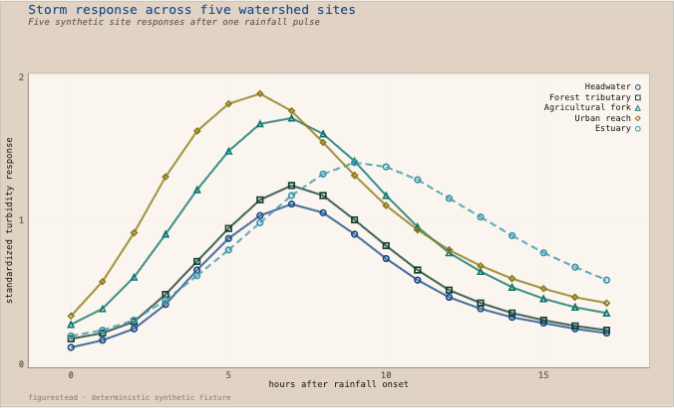
#> input picture specimen-study/evidence/individual/watershed_storm_response.png, 674 x 408 px, found by its file name
$ python generate_candidates.py
#> lines starting #> are read from the running program, lines starting #| are printed output that depends on the picture
#!/usr/bin/env python3
"""Generate deterministic Figurestead GitHub social-preview A/B candidates."""

from __future__ import annotations

import hashlib
import json
from pathlib import Path
import platform
import shutil

from PIL import Image, ImageDraw, ImageFont, __version__ as pillow_version


ROOT = Path(__file__).resolve().parents[2]
STUDY = ROOT / "docs" / "social-preview-study"
BASELINE = ROOT / "docs" / "assets" / "readme" / "github-social-preview-candidate.png"
SELECTED = ROOT / "docs" / "assets" / "readme" / "github-social-preview.png"
EVIDENCE = ROOT / "specimen-study" / "evidence" / "corpus-v0.2" / "individual"
SOURCES = {
    "watershed": EVIDENCE / "watershed_storm_response.png",
    "circadian": EVIDENCE / "circadian_phase_shift.png",
    "calibration": EVIDENCE / "instrument_calibration.png",
    "seasonal": EVIDENCE / "paired_seasonal_distributions.png",
    "coverage": EVIDENCE / "field_sampling_coverage.png",
}
FONTS = {
    "wordmark": Path("/System/Library/Fonts/Supplemental/Georgia Bold.ttf"),
    "sans": Path("/System/Library/Fonts/Supplemental/Arial.ttf"),
    "sans-bold": Path("/System/Library/Fonts/Supplemental/Arial Bold.ttf"),
    "mono": Path("/System/Library/Fonts/Supplemental/Andale Mono.ttf"),
}

CANVAS = (1280, 640)
PAPER = "#F1EEE5"
INK = "#152023"
MUTED = "#526064"
RULE = "#BEBDB5"


def sha256(path: Path) -> str:
    return hashlib.sha256(path.read_bytes()).hexdigest()


def font(name: str, size: int) -> ImageFont.FreeTypeFont:
    return ImageFont.truetype(str(FONTS[name]), size=size)


def fit(source: Image.Image, size: tuple[int, int]) -> Image.Image:
    """Proportionally fit an accepted full frame into an exact box."""
    target_width, target_height = size
    scale = min(target_width / source.width, target_height / source.height)
    dimensions = (round(source.width * scale), round(source.height * scale))
    return source.resize(dimensions, Image.Resampling.LANCZOS)


def place_frame(canvas: Image.Image, source_key: str, box: tuple[int, int, int, int]) -> dict:
    left, top, width, height = box
    with Image.open(SOURCES[source_key]) as source:
        source.load()
        rendered = fit(source, (width, height))
        x = left + (width - rendered.width) // 2
        y = top + (height - rendered.height) // 2
        canvas.paste(rendered, (x, y))
    draw = ImageDraw.Draw(canvas)
    draw.rectangle((x, y, x + rendered.width - 1, y + rendered.height - 1), outline=RULE, width=1)
    return {
        "sourceKey": source_key,
        "sourcePath": SOURCES[source_key].relative_to(ROOT).as_posix(),
        "sourceSha256": sha256(SOURCES[source_key]),
        "sourceCrop": [0, 0, 674, 408],
        "destinationBox": [x, y, rendered.width, rendered.height],
        "transform": "proportional Lanczos scaling; full accepted frame retained",
    }


def identity(draw: ImageDraw.ImageDraw, *, title_xy: tuple[int, int], title_size: int, descriptor_xy: tuple[int, int], descriptor: str, descriptor_size: int = 23) -> None:
    draw.text(title_xy, "Figurestead", font=font("wordmark", title_size), fill=INK)
    draw.text(descriptor_xy, descriptor, font=font("sans", descriptor_size), fill=MUTED, spacing=7)


# [4 lines left out: function save, not called in this run]


def candidate_b() -> tuple[Path, list[dict]]:
    canvas = Image.new("RGB", CANVAS, PAPER)
    draw = ImageDraw.Draw(canvas)
    draw.text((34, 42), "SCIENTIFIC FIGURE SYSTEM", font=font("mono", 13), fill=MUTED)
    identity(
        draw,
        title_xy=(30, 72),
        title_size=46,
        descriptor_xy=(34, 164),
        descriptor="Scientific figures\nfor Python + browser",
        descriptor_size=24,
    )
    draw.line((334, 32, 334, 608), fill=RULE, width=2)
    draw.text((34, 542), "DETERMINISTIC · INSPECTABLE", font=font("mono", 12), fill=MUTED)
    placements = [
        place_frame(canvas, "watershed", (365, 35, 430, 260)),
        place_frame(canvas, "circadian", (819, 35, 430, 260)),
        place_frame(canvas, "calibration", (365, 345, 430, 260)),
        place_frame(canvas, "coverage", (819, 345, 430, 260)),
    ]
    return save(canvas, "candidate-b-four-family-rail.png"), placements


# [80 lines left out: functions candidate_c, candidate_d, contact_sheet, small_preview_strip, image_record, not called in this run]


def main() -> int:
    STUDY.mkdir(parents=True, exist_ok=True)
    path_b, placements_b = candidate_b()
#> in candidate_b, `canvas = Image.new("RGB", CANVAS, PAPER)`:
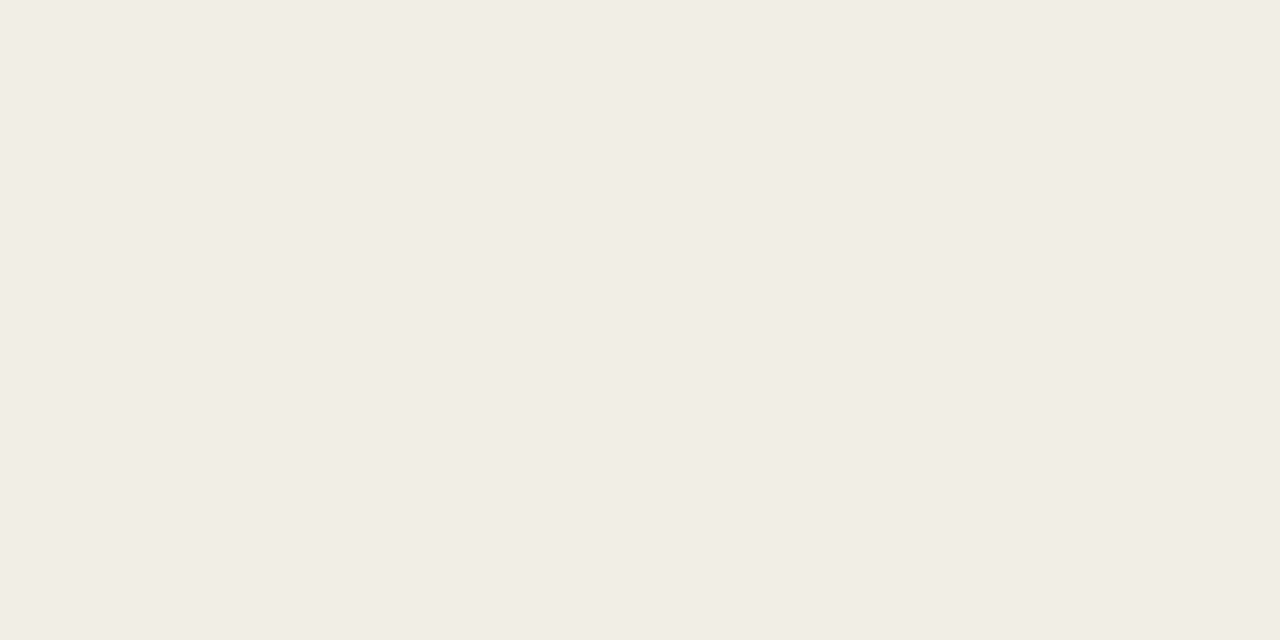
#> canvas: PIL image 1280x640 RGB; mean R, G, B 241, 238, 229
#> in place_frame, source is the input picture: PIL image 674x408 RGB; mean R, G, B 234.2, 228.2, 218.8
#> in fit, `return source.resize(dimensions, Image.Resampling.LANCZOS)`:
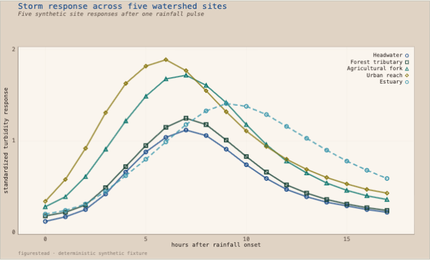
#> returned value: PIL image 430x260 RGB; mean R, G, B 234.1, 228.2, 218.7
#> in place_frame, `canvas.paste(rendered, (x, y))`:
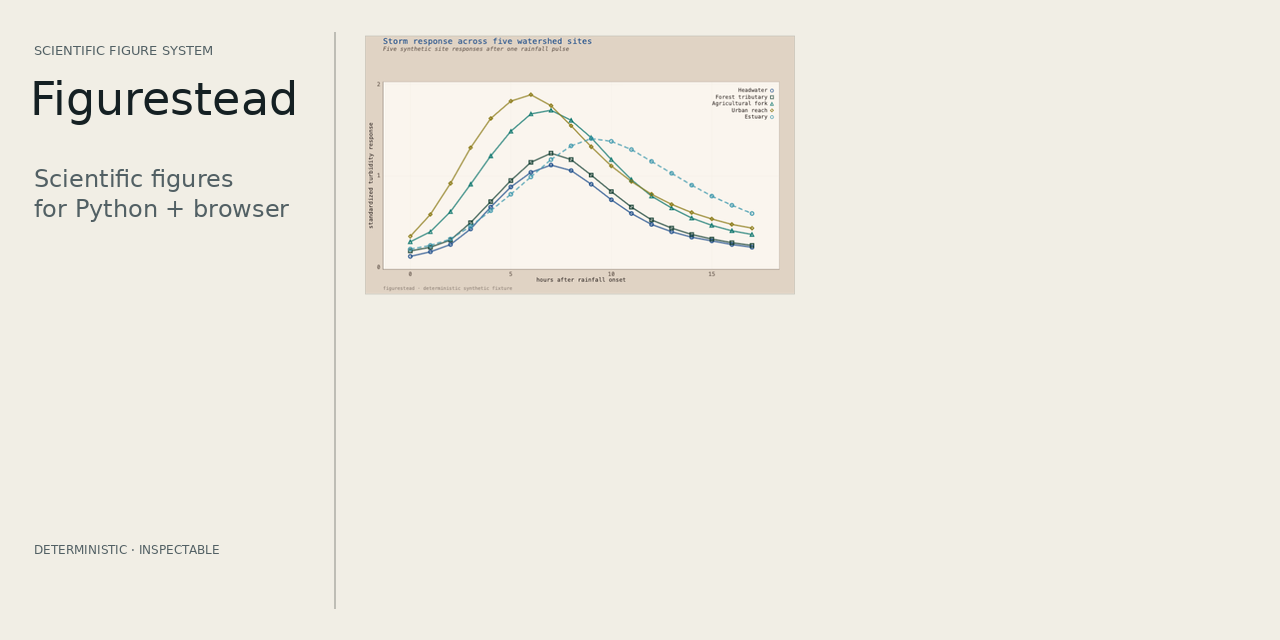
#> canvas: PIL image 1280x640 RGB; mean R, G, B 238.6, 235.3, 226.4
#> call 2 of place_frame, with source_key = 'circadian', box = (819, 35, 430, 260)
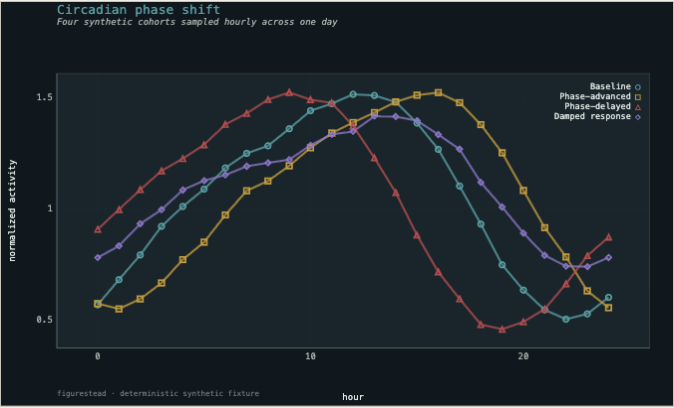
#> input picture specimen-study/evidence/individual/circadian_phase_shift.png, 674 x 408 px, found by its file name
#> in place_frame, source is the input picture: PIL image 674x408 RGB; mean R, G, B 28.8, 37.9, 42.7
#> call 2 of fit, with size = (430, 260)
#> in fit (call 2), `return source.resize(dimensions, Image.Resampling.LANCZOS)`:
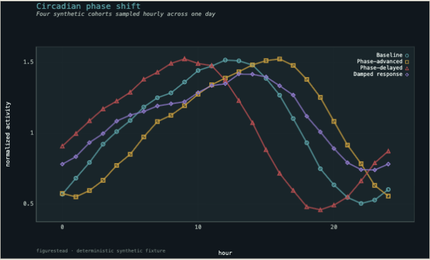
#> returned value: PIL image 430x260 RGB; mean R, G, B 28.7, 37.8, 42.6
#> in place_frame (call 2), `canvas.paste(rendered, (x, y))`:
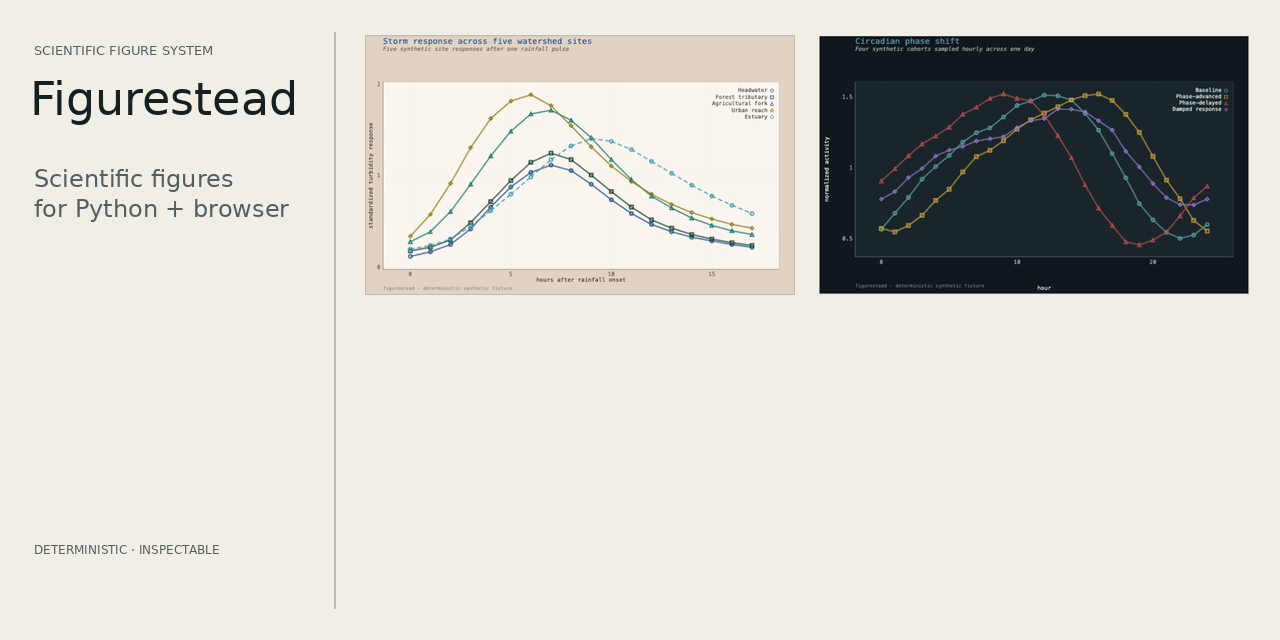
#> canvas: PIL image 1280x640 RGB; mean R, G, B 209.6, 208, 200.9
#> call 3 of place_frame, with source_key = 'calibration', box = (365, 345, 430, 260)
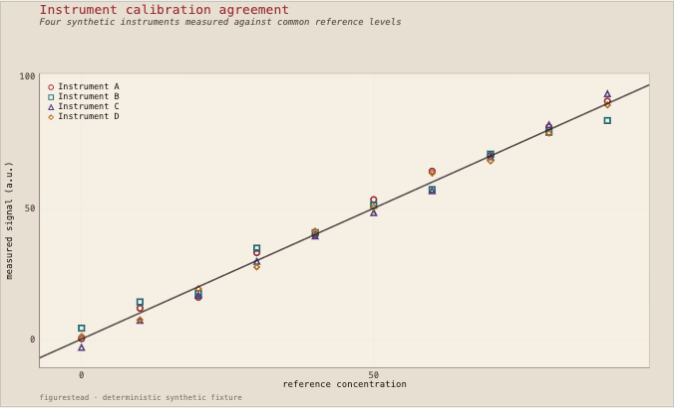
#> input picture specimen-study/evidence/individual/instrument_calibration.png, 674 x 408 px, found by its file name
#> in place_frame, source is the input picture: PIL image 674x408 RGB; mean R, G, B 237.2, 230.3, 218.8
    path_c, placements_c = candidate_c()
    path_d, placements_d = candidate_d()
    shutil.copyfile(path_c, SELECTED)
    comparison_paths = [
        ("A · accepted baseline", BASELINE),
        ("B · four-family identity rail", path_b),
        ("C · lead figure + supporting pair", path_c),
        ("D · two-figure focus", path_d),
    ]
    sheet = contact_sheet(comparison_paths)
    small_strip = small_preview_strip(comparison_paths)
    candidates = {
        "A": {
            **image_record(BASELINE),
            "role": "accepted baseline; unchanged",
            "rationale": "The complete eight-panel montage communicates maximum range, but individual figures become texture at small link-preview sizes.",
        },
        "B": {
            **image_record(path_b),
            "placements": placements_b,
            "rationale": "A strong identity rail and four equal, larger frames balance immediate project recognition with line, periodic, scatter, and temporal-coverage variety.",
        },
        "C": {
            **image_record(path_c),
            "placements": placements_c,
            "rationale": "A dominant watershed figure preserves the montage's editorial energy while two supporting frames add dark-theme and distribution range without returning to an eight-panel grid.",
        },
        "D": {
            **image_record(path_d),
            "placements": placements_d,
            "rationale": "Two large temporal figures maximize small-size legibility and scientific seriousness, trading away some renderer-family variety.",
        },
    }
    manifest = {
        "schemaVersion": "figurestead.social-preview-study/1",
        "result": "PASS",
        "canvas": list(CANVAS),
        "environment": {"python": platform.python_version(), "pillow": pillow_version},
        "fonts": {name: {"familyFile": path.name, "sha256": sha256(path)} for name, path in FONTS.items()},
        "candidates": candidates,
        "comparison": image_record(sheet),
        "smallPreviewComparison": image_record(small_strip),
        "acceptedAssetsModified": False,
        "scientificFigureContentModified": False,
        "recommendation": "candidate C",
        "recommendationReason": "It best follows the governing rule at 25% delivery size: Figurestead remains unmistakable, the lead scientific figure stays meaningfully inspectable, and two supporting families add range without collapsing into a miniature gallery.",
        "selection": {
            "status": "owner-selected",
            "candidate": "C",
            "source": image_record(path_c),
            "canonicalAsset": image_record(SELECTED),
            "byteIdenticalToSource": SELECTED.read_bytes() == path_c.read_bytes(),
            "readmeMontage": image_record(ROOT / "docs" / "assets" / "readme" / "figurestead-at-a-glance.png"),
            "readmeMontageUnchanged": True,
            "githubSettingsChanged": False,
            "ownerAction": "Configure docs/assets/readme/github-social-preview.png manually in GitHub repository settings.",
        },
    }
    (STUDY / "manifest.json").write_text(json.dumps(manifest, indent=2) + "\n", encoding="utf-8")
    print(json.dumps(manifest, indent=2))
    return 0


if __name__ == "__main__":
#> (the run stopped early here; a loop or call above may not have finished)
